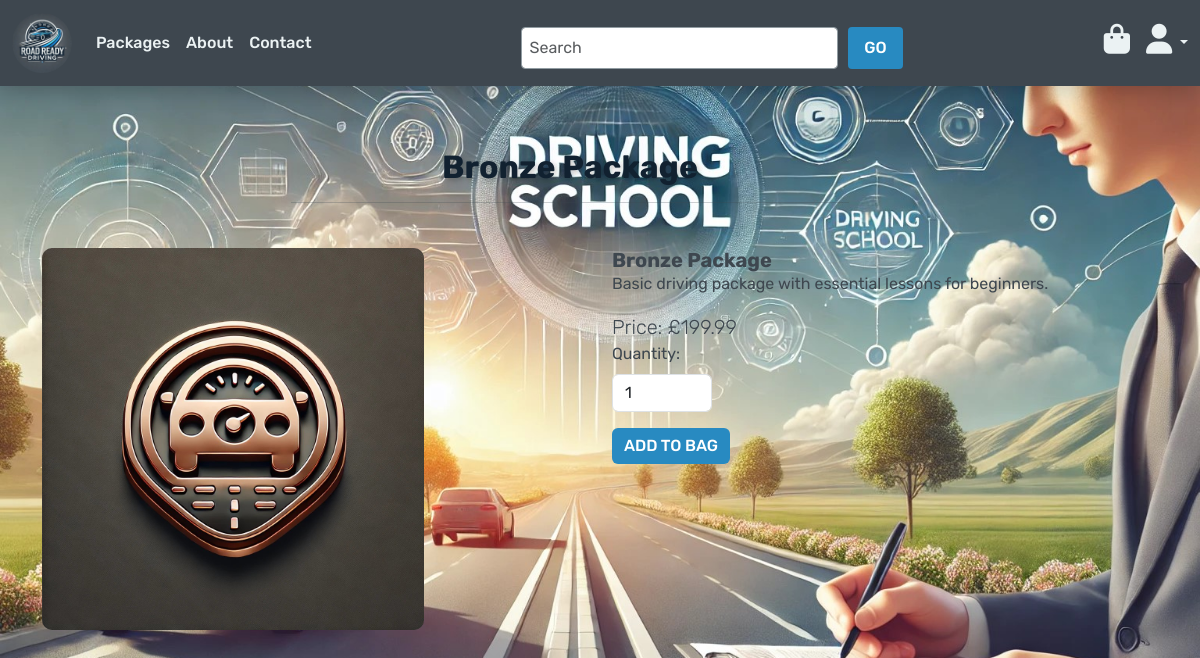
The page /packages/1 on the database its author committed.
### packages/models.py (models this page shows, shortened)
class Package(models.Model):
    CATEGORY_CHOICES = [
        ('bronze', 'Bronze'),
        ('silver', 'Silver'),
        ('gold', 'Gold'),
    ]
    category = models.ForeignKey(Category, on_delete=models.CASCADE, related_name="packages")
    name = models.CharField(max_length=100, unique=True)
    icon = models.CharField(max_length=100)  # Stores the icon name like "bronze-driving-icon"
    price = models.DecimalField(max_digits=6, decimal_places=2)
    description = models.TextField()
    image_url = models.URLField(max_length=500, blank=True, null=True)  # Stores hosted image URL
    image = models.ImageField(upload_to="packages/", blank=True, null=True)  # Stores uploaded image

### packages/views.py (the view)
# urls.py: path('<package_id>', views.package_detail, name='package_detail'),
def package_detail(request, package_id):
    package = get_object_or_404(Package, pk=package_id)
    context = {
        'package': package,
    }
    return render(request, 'packages/packages_detail.html', context)

### bag/contexts.py (called while the page is built, shortened)
def bag_contents(request):
    bag_items = []
    total = 0
    package_count = 0
    bag = request.session.get('bag', {})
    context = {
        'bag_items': bag_items,
        'total': total,
        'package_count': package_count,
    }
    return context

### packages/templates/packages/packages_detail.html (shortened to what this page needs)
{% extends 'base.html' %}
{% load static %}
{% block page_header %}
  <div class="container header-container">
    <div class="row">
      <div class="col-12 text-center mt-5">
        <h2 class="logo-font">{{ package.name }}</h2>
        <hr class="mx-auto w-50 mb-4" />
      </div>
    </div>
  </div>
{% endblock %}
{% block content %}
  <div class="container">
    <div class="row justify-content-center">
      <div class="col-md-6">
        <div class="image-container my-5">
          {% if package.image %}
            <a href="{{ package.image.url }}" target="_blank"><img class="card-img-top img-fluid" src="{{ package.image.url }}" alt="{{ package.name }}" /></a>
          {% else %}
            <img class="card-img-top img-fluid" src="{{ MEDIA_URL }}noimage.png" alt="{{ package.name }}" />
          {% endif %}
        </div>
      </div>
      <div class="col-md-6">
        <div class="details-container mb-5 mt-md-5">
          <h5 class="card-title">{{ package.name }}</h5>
          <p class="card-text">{{ package.description }}</p>
          <div class="card-footer">
            <p class="lead mb-0 text-left font-weight-bold">Price: £{{ package.price }}</p>
          </div>
          <form action="{% url 'add_to_bag' package.id %}" method="post">
            <label for="quantity" class="form-label">Quantity:</label>
            <input type="number" id="quantity" name="quantity" value="1" min="1" max="10" class="form-control mb-3" style="width:100px;" required />
            <button type="submit" class="btn btn-primary">Add to Bag</button>
          </form>
        </div>
      </div>
    </div>
  </div>
{% endblock %}

### staticfiles/static/css/base.css (style rules this page uses)
html, body { height: 100%; font-family: 'Rubik', sans-serif; color: #3E474F; }
body { background: url("/static/media/background-image.jpg") no-repeat center center fixed; background-size: cover; height: calc(100vh - 164px); padding-top: 100px; }
h1, h2, h3, h4, h5, h6 { font-family: 'Rubik', sans-serif; font-weight: 700; color: #112130; }
p { font-weight: 400; color: #3E474F; }
.logo-font { color: #112130 !important; font-weight: 700; text-shadow: 2px 2px 5px rgba(0, 0, 0, 0.2); }
.btn { font-family: 'Rubik', sans-serif; font-weight: 500; text-transform: uppercase; }
.btn-primary { background-color: #288AC1; color: white; border: none; transition: 0.3s ease-in-out; }
.logo-font { text-align: center; font-weight: bold; color: #333; }
.header-container { position: absolute; top: 0; width: 100%; z-index: 1050; margin-top: 0; margin-bottom: 50px; }
.container { padding-top: 100px; }
.image-container img { width: 70%; max-height: 70%; object-fit: cover; border-radius: 10px; }

### rows shown on the page
Package: image (picture), name "Bronze Package", description "Basic driving package with essential lessons for beginners.", price "199.99"
